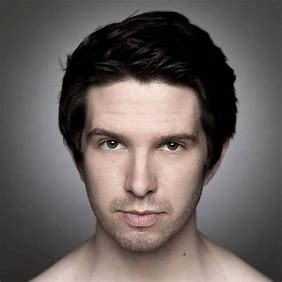
%> input picture project/下载.jpg, 282 x 282 px
$ octave --eval "bigproject0_2;"   (GNU Octave 9; MATLAB toolbox functions it lacks are replaced by stand-ins)
%> lines starting %> are read from the running program, lines starting %| are printed output that depends on the picture
function bigproject0_2()
    % 清除工作区变量，清空命令窗口，并关闭所有图形窗口
    clear; clc; close all;

    % 读取图像
    [filename, pathname] = uigetfile({'*.jpg; *.jpeg; *.png; *.bmp', '所有图像文件'; '*.*', '所有文件'}, '选择一个图像文件');
%> the answer given: project/下载.jpg
    if ischar(filename)
        img = imread(fullfile(pathname, filename));
%> img is the input picture: size 282x282x3 uint8; mean R, G, B 104.5, 95.9, 93.2
    else
        error('没有选择文件');
    end

    % 如果图像是RGB，则转换为灰度图像
    if size(img, 3) == 3
        rgb_img = double(img);
        img_gray = 0.2989 * rgb_img(:,:,1) + 0.5870 * rgb_img(:,:,2) + 0.1140 * rgb_img(:,:,3);
    else
        img_gray = double(img); % 确保是双精度类型
    end

    % 显示原始图像及其直方图
    figure;
    subplot(3,3,1); imshow(uint8(img_gray)); title('原始图像');
    subplot(3,3,2); imhist(uint8(img_gray)); title('原始直方图');

    % 直方图均衡化
    img_histeq = histeq(uint8(img_gray));
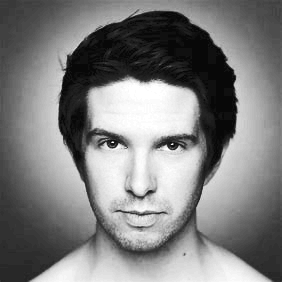
%> img_histeq: size 282x282 uint8; min 8, max 255, mean 126.4
    subplot(3,3,4); imshow(uint8(img_histeq)); title('直方图均衡化后的图像');
    subplot(3,3,5); imhist(uint8(img_histeq)); title('均衡化后直方图');

    % 直方图匹配（规定化）
    % 选择参考图像
    [ref_filename, ref_pathname] = uigetfile({'*.jpg; *.jpeg; *.png; *.bmp', '所有图像文件'; '*.*', '所有文件'}, '选择一个参考图像文件');
%> the answer given: project/下载.jpg
    if ischar(ref_filename)
        ref_img = imread(fullfile(ref_pathname, ref_filename));
        ref_img_gray = rgb2gray(ref_img); % 将参考图像转换为灰度图
    else
        error('没有选择参考文件');
    end

    % 确保参考图像与目标图像具有相同的尺寸
    ref_img_gray = imresize(ref_img_gray, size(img_gray));

    % 进行直方图匹配
    img_matched = histeq(uint8(img_gray), nHistogram(ref_img_gray));
%> in nHistogram, `h = imhist(I);`: h = 256 values, max 3389 at index 1, min 0 at index 239, mean 310.6
%> in nHistogram, `h = h / sum(h);`: h = 256 values, max 0.0426 at index 1, min 0 at index 239, mean 0.00391
    subplot(3,3,7); imshow(uint8(img_matched)); title('直方图匹配后的图像');
    subplot(3,3,8); imhist(uint8(img_matched)); title('匹配后直方图');

    % 显示参考图像及其直方图
    subplot(3,3,3); imshow(uint8(ref_img_gray)); title('参考图像');
    subplot(3,3,6); imhist(uint8(ref_img_gray)); title('参考直方图');
%> after `title('参考直方图')`:
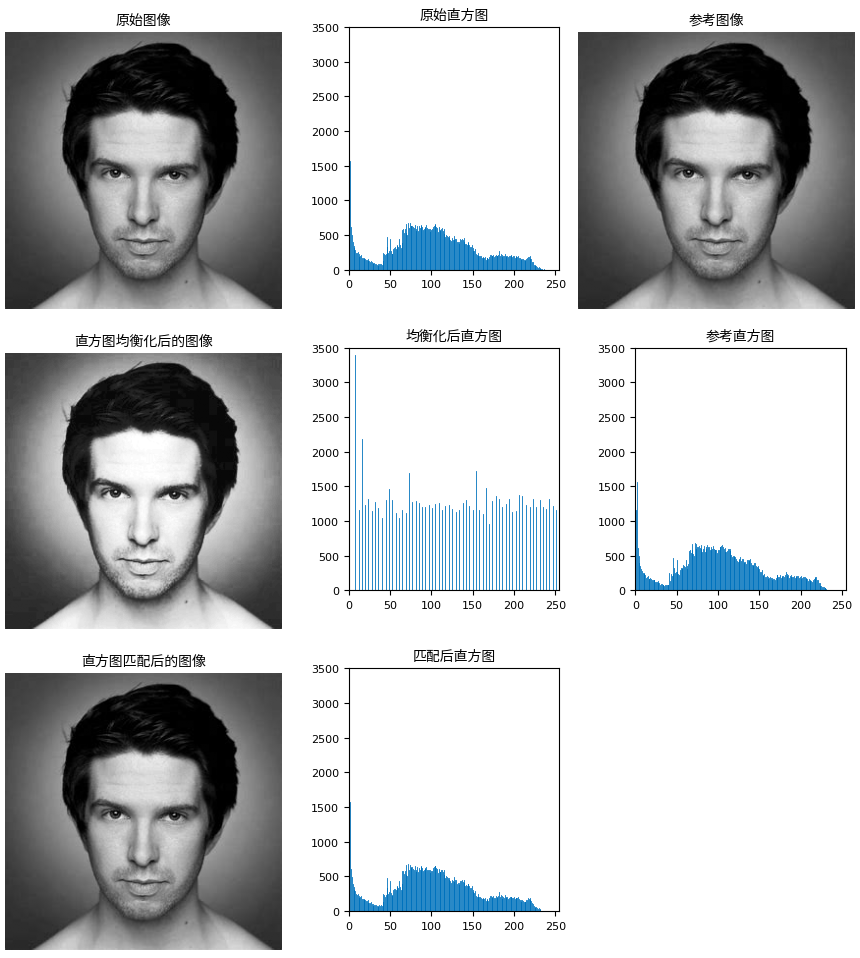
%> figure redrawn from the program's plot data, 8 panels

    % 线性变换：对比度拉伸
    min_val = min(img_gray(:));
%> min_val = 0
    max_val = max(img_gray(:));
%> max_val = 252.8
    img_linear = (img_gray - min_val) / (max_val - min_val) * 255;
    img_linear = uint8(min(max(img_linear, 0), 255)); % 转换回uint8以显示
%> img_linear: size 282x282 uint8

    % 对数变换：对比度增强
    c_log = 255 / log(1 + max(img_gray(:))); % 计算缩放因子c
%> c_log = 46.06
    img_log = c_log * log(double(img_gray) + 1);
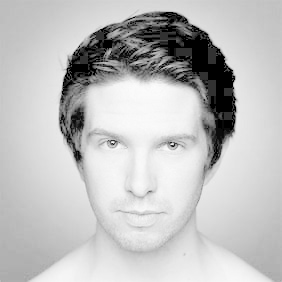
%> img_log: size 282x282 double; min 0, max 255, mean 192.2
    img_log = uint8(min(max(img_log, 0), 255)); % 转换回uint8以显示
%> img_log: size 282x282 uint8

    % 指数变换：对比度增强
    gamma = 0.5; % 可调整的参数，用于控制指数曲线的形状
    c_exp = 255 / (255^gamma);
    img_exp = c_exp * img_gray.^gamma;
    img_exp = uint8(min(max(img_exp, 0), 255)); % 转换回uint8以显示
%> img_exp: size 282x282 uint8

    % 显示所有处理后的图像在一个figure窗口中
    figure;
    subplot(2,2,1); imshow(uint8(img_gray)); title('原始灰度图像');
    subplot(2,2,2); imshow(img_linear); title('线性变换后的图像');
    subplot(2,2,3); imshow(img_log); title('对数变换后的图像');
    subplot(2,2,4); imshow(img_exp); title('指数变换后的图像');

    % 缩放图像
    scale_factor_1 = 0.75; % 缩小为原来的75%
    resized_img_1 = imresize(img, scale_factor_1);
    subplot(2,3,2); imshow(resized_img_1); title(['缩放比例: ', num2str(scale_factor_1)]);

    scale_factor_2 = 1.5; % 放大1.5倍
    resized_img_2 = imresize(img, scale_factor_2);
    subplot(2,3,3); imshow(resized_img_2); title(['缩放比例: ', num2str(scale_factor_2)]);

    % 旋转图像
    rotation_angle_1 = 45; % 逆时针旋转45度
    rotated_img_1 = imrotate(img, rotation_angle_1, 'bilinear', 'loose');
    subplot(2,3,4); imshow(rotated_img_1); title(['旋转角度: ', num2str(rotation_angle_1), '度']);

    rotation_angle_2 = -30; % 顺时针旋转30度
    rotated_img_2 = imrotate(img, rotation_angle_2, 'bilinear', 'loose');
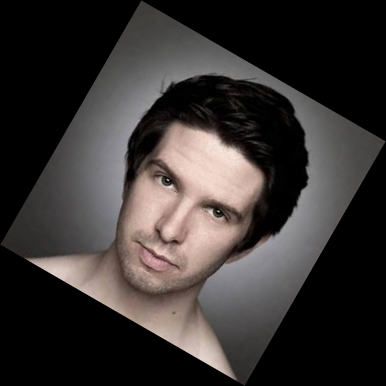
%> rotated_img_2: size 386x386x3 uint8; mean R, G, B 55.8, 51.2, 49.7
    subplot(2,3,5); imshow(rotated_img_2); title(['旋转角度: ', num2str(rotation_angle_2), '度']);

    % 结合缩放和旋转
    combined_transformed_img = imrotate(imresize(img, 0.75), 45, 'bilinear', 'loose');
    subplot(2,3,6); imshow(combined_transformed_img); title('缩放与旋转结合');

    % 添加噪声并显示
    figure;
    noise_types = {'gaussian', 'saltpepper'};
    noisy_images = cell(size(noise_types));
    for i = 1:length(noise_types)
        noisy_images{i} = add_noise(img_gray, noise_types{i});
        subplot(2,4,i+4); imshow(noisy_images{i}); title([noise_types{i}, ' 噪声']);
    end
%> after the loop, noisy_images = 2 items

    % 空域滤波
    spatial_filtered_images = cell(size(noise_types));
    for i = 1:length(noise_types)
        spatial_filtered_images{i} = spatial_filter(noisy_images{i});
        subplot(2,4,i+6); imshow(spatial_filtered_images{i}); title([noise_types{i}, ' - 空域滤波']);
    end
%> this loop made 2 passes
%> pass 1, in spatial_filter, `filtered_img = medfilt2(img, [3 3]);`:
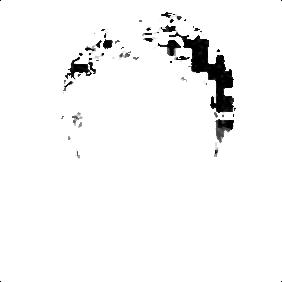
%> filtered_img: size 282x282 double; min 0, max 1, mean 0.965
%> after the loop, spatial_filtered_images = 2 items

    % 频域滤波（这里分别对高斯噪声和椒盐噪声进行演示）
    freq_filtered_image_gaussian = frequency_domain_filter(noisy_images{1}, 'gaussian');
    freq_filtered_image_saltpepper = frequency_domain_filter(noisy_images{2}, 'saltpepper');

    subplot(2,4,12); imshow(freq_filtered_image_gaussian); title('高斯噪声 - 频域滤波');
    subplot(2,4,13); imshow(freq_filtered_image_saltpepper); title('椒盐噪声 - 频域滤波');
end

function h = nHistogram(I)
    % 计算归一化的直方图
    h = imhist(I);
    h = h / sum(h);
end

function noisy_img = add_noise(img, noise_type)
    switch lower(noise_type)
        case 'gaussian'
            % 添加均值为0，方差为0.01的高斯噪声
            noisy_img = imnoise(img, 'gaussian', 0, 0.01);
        case 'saltpepper'
            % 添加密度为0.05的椒盐噪声
            noisy_img = imnoise(img, 'salt & pepper', 0.05);
        otherwise
            error('未知的噪声类型');
    end
end

function filtered_img = spatial_filter(img)
    % 使用中值滤波器去除噪声，适用于椒盐噪声
    filtered_img = medfilt2(img, [3 3]);
end

function filtered_img = frequency_domain_filter(img, noise_type)
%> called with noise_type = 'gaussian'
    % 创建一个低通巴特沃斯滤波器
    H = fspecial('gaussian', [50 50], 10); % 滤波器大小和标准偏差

    % 获取图像的尺寸
    [M, N] = size(img);
%> M = 282; N = 282

    % 转换到频域
    F = fftshift(fft2(double(img)));

    % 调整滤波器矩阵的尺寸以匹配图像的尺寸
    H = padarray(H, [(M-size(H,1))/2 (N-size(H,2))/2], 'symmetric');
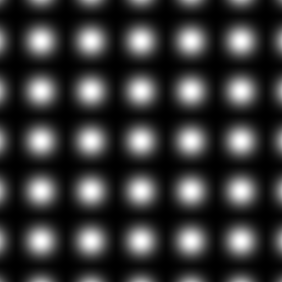
%> H: size 282x282 double; min 4.03e-06, max 0.00163, mean 0.000361; drawn with min black and max white

    % 应用滤波器
    G = F .* fftshift(H);

    % 转换回空域
    filtered_img = real(ifft2(ifftshift(G)));

    % 归一化处理
    filtered_img = uint8(mat2gray(filtered_img) * 255);
%> filtered_img: size 282x282 uint8
end
%> call 2 of frequency_domain_filter, with noise_type = 'saltpepper'
%> in frequency_domain_filter (call 2), `filtered_img = real(ifft2(ifftshift(G)));`:
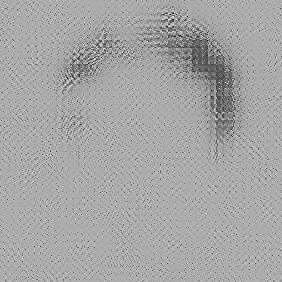
%> filtered_img: size 282x282 double; min -0.000266, max 0.00109, mean 0.000619; drawn with min black and max white
